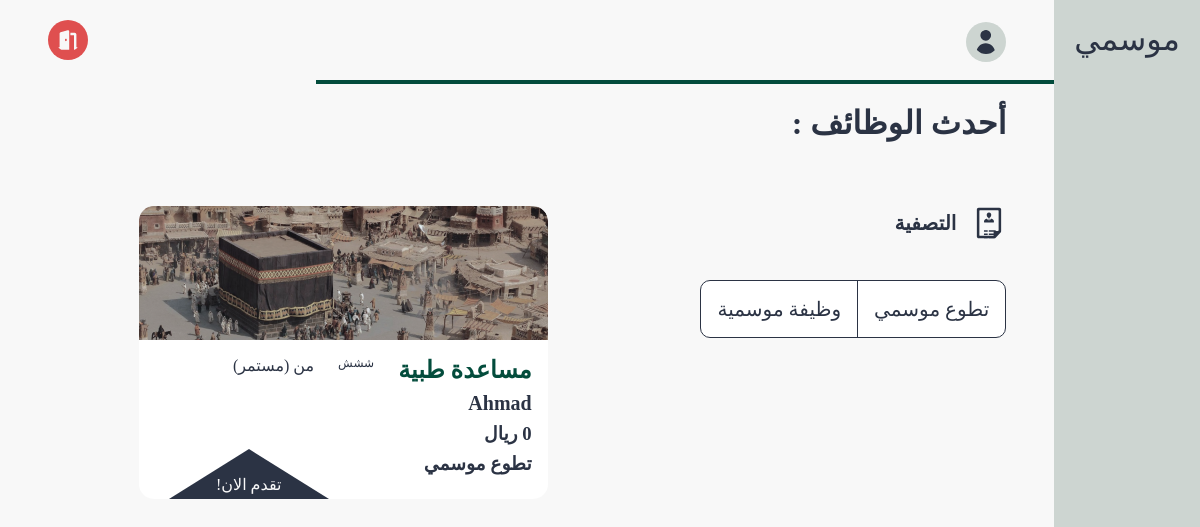
/pages/job_listing.php?type=1, run on an earlier commit of the app's database.
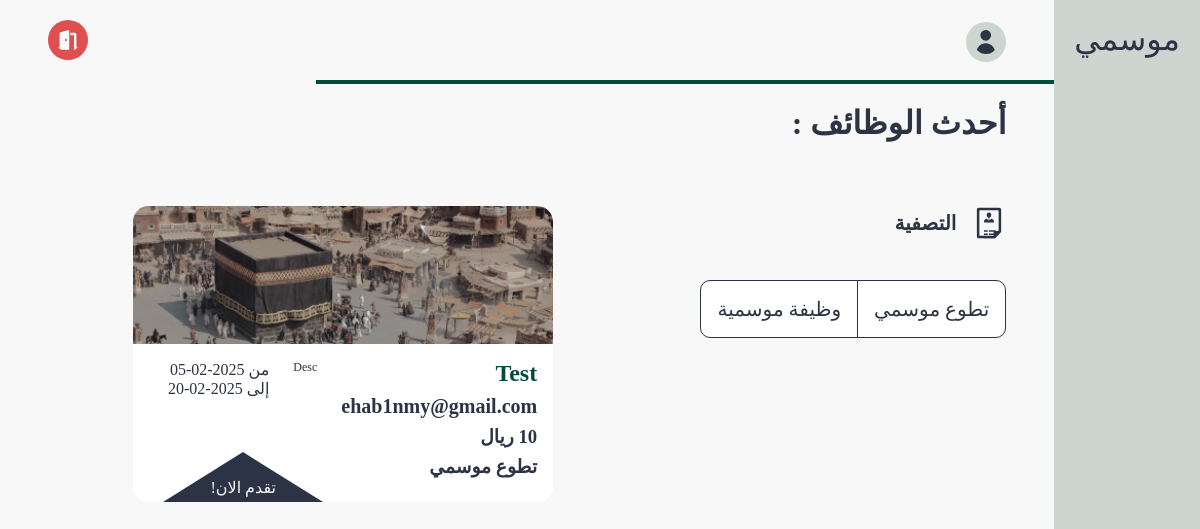
And on a later commit of the database.
### tables this page shows
CREATE TABLE jobs (
    job_id INTEGER PRIMARY KEY, 
    company_id INTEGER,
    name TEXT,
    description TEXT,
    salary INTEGER,
    language_id INTEGER,
    type BOOLEAN,
    start DATE,
    end DATE NULL,
    FOREIGN KEY (company_id) REFERENCES company(company_id) ON DELETE CASCADE,
    FOREIGN KEY (language_id) REFERENCES languages(language_id) ON DELETE CASCADE
);

CREATE TABLE company (
    company_id INTEGER PRIMARY KEY, 
    owner_id INTEGER,
    hr_id INTEGER,
    name TEXT,
    location TEXT,
    email TEXT,
    linkedin Text,
    phone TEXT,
    bio TEXT,
    FOREIGN KEY (owner_id) REFERENCES users(id) ON DELETE CASCADE,
    FOREIGN KEY (hr_id) REFERENCES users(id) ON DELETE CASCADE
);

### src/database/fetch.php (called while the page is built, shortened)
<?php
include('../database/data.php');
function getCompanyById($id)
{
    global $db;
    $stmt = $db->prepare('SELECT * FROM company WHERE company_id = :id');
    $stmt->bindValue(':id', $id, SQLITE3_INTEGER);
    $result = $stmt->execute();
    $company = $result->fetchArray(SQLITE3_ASSOC);
    return $company;
}
function fetchAllJobsByType($type)
{
    global $db;
    $result = $db->query("SELECT * FROM jobs where type = $type ORDER BY 1 DESC");
    $jobs = [];
    while ($row = $result->fetchArray(SQLITE3_ASSOC)) {
        $jobs[] = $row;
    }
    return $jobs;
}

### src/pages/job_listing.php (the view, shortened to what this page needs)
<?php
include('../components/page.php');
if (isset($_GET['type'])) {
    $jobs = fetchAllJobsByType($_GET['type']);
} else {
    $jobs = fetchAllJobs();
}
$jobs = array_filter($jobs, function($job) {
    return empty($job["end"]) || $job["end"] >= date("Y-m-d");
});
?>
<!DOCTYPE html>
<html lang="ar" dir="rtl">
<head>
  <link rel="stylesheet" href="../styles/job_listing.css">
</head>
<body>
  <section class="page-structure">
    <?php include "../components/NavBar.php" ?>
    <section class="page-content">
      <header>
        <div class="username">
          <a href="./profile.php">
            <img class="nav-icon" src="../images/profile.svg" alt="شعار المستخدم">
          </a>
        </div>
        <div class="options">
          <a href="./logout.php">
            <img class="nav-icon" style="--color: #DF4F4F" src="../images/logout.svg" alt="شعار تسجيل">
          </a>
        </div>
      </header>
      <main>
        <h1 class="heading-title">أحدث الوظائف : </h1>
        <div class="content">
          <div class="filter-section">
            <h3>
              <img src="../images/cv.svg" alt="شعار تصفية">
              التصفية
            </h3>
            <div class="filter-choices">
              <a href="?type=1">تطوع موسمي</a>
              <a href="?type=0">وظيفة موسمية</a>
            </div>
          </div>
          <div class="jobs-section">
            <?php foreach ($jobs as $job): ?>
              <div class="job">
                <img src="../images/sampleJob.png" alt="job image">
                <div class="content">
                  <div class="titles">
                    <h2 class="job-title"><?php echo htmlspecialchars($job["name"]); ?></h2>
                    <h3 class="company-title"><?php echo htmlspecialchars(getCompanyById($job["company_id"])["name"]); ?></h3>
                    <h3 class="salary"><?= htmlspecialchars($job["salary"]); ?> ريال</h3>
                    <h3 class="job-type">
                      <?php echo ($job["type"] == 0) ? "وظيفة موسمية" : "تطوع موسمي"; ?>
                    </h3>
                  </div>
                  <p class="description"><?php echo htmlspecialchars($job["description"]); ?></p>
                  <p class="dates">
                    <?php echo "من " . htmlspecialchars($job["start"]); ?>
                    <?php echo ($job["end"] ? " إلى " . htmlspecialchars($job["end"]) : " (مستمر)"); ?>
                  </p>
                </div>
              </div>
            <?php endforeach ?>
          </div>
        </div>
      </main>
    </section>
  </section>
</body>
</html>

### src/components/NavBar.php (shortened to what this page needs)
<?php
$navList = $navList ?? [];
?>
<?php if (isset($navList) && is_array($navList)): ?>
  <nav class="main-navigation">
    <a href="./index.php" class="logo-link">
      موسمي
    </a>
  </nav>
<?php else: ?>
  <nav class="main-navigation">
    <p>Navigation list is not defined.</p>
  </nav>
<?php endif; ?>

### src/styles/job_listing.css (style rules this page uses)
* { color: var(--black-color); }
body { background-color: var(--white-color); }
.nav-icon { --color: var(--white-alt-color); background-color: var(--color); width: 40px; height: 40px; border-radius: 50%; padding: 0.5rem; }
section.page-content { width: 100%; }
header { position: relative; display: flex; align-items: center; justify-content: space-between; min-height: 75px; padding: 1.25rem 3rem; }
header::after { content: ""; position: absolute; right: 0; bottom: 0; width: 70%; height: 4px; background-color: var(--main-color); }
.username a { display: flex; align-items: center; gap: 0.75rem; font-size: 1rem; }
.options { display: flex; align-items: center; gap: 1rem; }
main { padding: 1.25rem 2rem; }
main .filter-section { margin-bottom: 3rem; }
@media (min-width: 992px) { main > .content { display: flex; gap: 3rem; } }
main .heading-title { font-size: 2rem; margin-bottom: 4rem; }
@media (min-width: 992px) { main { padding: 1.25rem 3rem; } }
@media (min-width: 992px) { main .filter-section { flex-basis: 320px; margin-bottom: 0; } }
main .filter-section h3 { display: flex; align-items: center; gap: 1rem; font-size: 1.25rem; margin-bottom: 2.5rem; }
main .filter-choices { width: fit-content; display: flex; justify-content: center; align-items: center; border: 1px solid var(--black-color); border-radius: 10px; background-color: white; font-size: 1.25rem; margin-bottom: 1.25rem; }
main .filter-choices > *:not(:last-child) { border-left: 1px solid var(--black-color); }
main .filter-choices > * { padding-inline: 1rem; padding-block: 1rem; }
.jobs-section { display: grid; flex: 1; gap: 1rem; grid-template-columns: repeat(auto-fill, minmax(250px, 1fr)); justify-items: center; overflow-y: scroll; max-height: 80vh; }
@media (min-width: 992px) { .jobs-section { grid-template-columns: repeat(auto-fill, minmax(350px, 1fr)); } }
.jobs-section .job { display: flex; flex-direction: column; max-width: 350px; background-color: white; border-radius: 15px; }
@media (min-width: 992px) { .jobs-section .job { max-width: 420px; } }
.jobs-section .job img { width: 100%; border-start-start-radius: 15px; }
.jobs-section .content { flex: 1; padding: 1rem; }
@media (min-width: 992px) { .jobs-section .content { display: flex; gap: 1.5rem; } }
.jobs-section .titles > * { margin-bottom: 0.5rem; }
.jobs-section .job-title { color: var(--main-color); font-size: 1.5rem; }
.jobs-section .company-title { font-size: 1.25rem; }
.job .description { font-size: 0.75rem; max-width: 180px; }

### src/styles/globals.css (style rules this page uses)
*, *::before, *::after { box-sizing: border-box; margin: 0; padding: 0; list-style: none; text-decoration: none; }
:root { --main-color: #034c3c; --secondary-color: #d2b48c; --white-color: #f8f8f8; --black-color: #2b3344; --white-alt-color: #cdd5d1; }
a { display: block; color: var(--black-color); }
.page-structure { display: flex; min-height: 100vh; }
nav.main-navigation { padding: 1.25rem; background-color: var(--white-alt-color); }
nav.main-navigation * { color: var(--black-color); }
nav.main-navigation .logo-link { text-align: center; font-size: 2rem; margin-bottom: 6rem; }

What changed in the data, as far as the page shows it:
no longer on this page (row edited): jobs: name "مساعدة طبية", company.name "Ahmad", salary "0", type "تطوع موسمي", description "ششش", shows "(مستمر)"
added jobs: name "Test", company.name "ehab1nmy@gmail.com", salary "10", type "تطوع موسمي", description "Desc", start "2025-02-05", end "2025-02-20"
